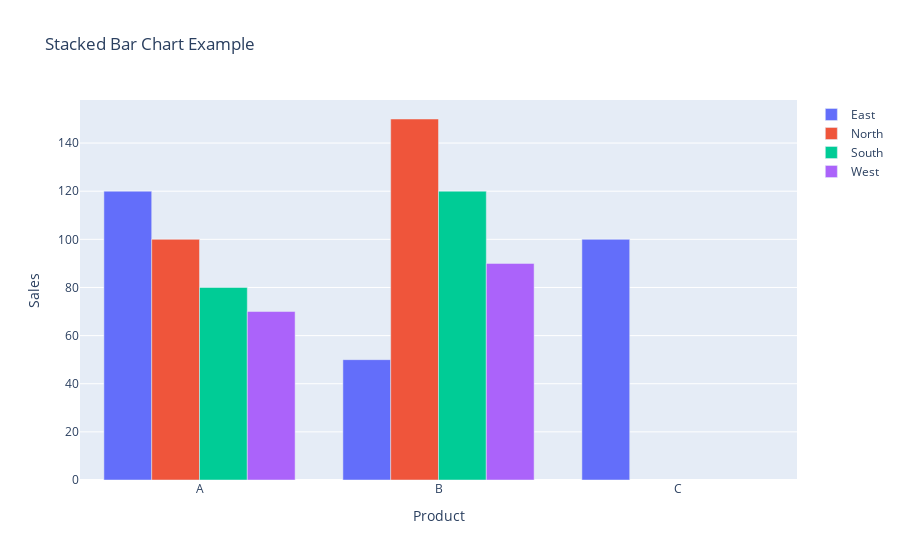

The notebook cell saved with this chart:
### Code cell
data = {
    'Region': ['North', 'North', 'South', 'South', 'East', 'East', 'West', 'West', 'East'],
    'Product': ['A', 'B', 'A', 'B', 'A', 'B', 'A', 'B', 'C'],
    'Sales': [100, 150, 80, 120, 120, 50, 70, 90, 100]
}

df = pd.DataFrame(data)

# Using the function to create a vertical stacked bar chart
plot_group_bar_chart(dataframe=df, x_column='Region', values_column='Sales', group_column='Product',
                       title='Stacked Bar Chart Example')

### Figure 1 — Plotly figure (JSON) as saved in the notebook; plotly's stock layout.template omitted (floating-point values rounded to 4 significant figures)
{"data": [{"marker": {"colorscale": [[0, "#440154"], [0.1111, "#482878"], [0.2222, "#3e4989"], [0.3333, "#31688e"], [0.4444, "#26828e"], [0.5556, "#1f9e89"], [0.6667, "#35b779"], [0.7778, "#6ece58"], [0.8889, "#b5de2b"], [1, "#fde725"]]}, "name": "East", "type": "bar", "x": ["A", "B", "C"], "y": [120, 50, 100]}, {"marker": {"colorscale": [[0, "#440154"], [0.1111, "#482878"], [0.2222, "#3e4989"], [0.3333, "#31688e"], [0.4444, "#26828e"], [0.5556, "#1f9e89"], [0.6667, "#35b779"], [0.7778, "#6ece58"], [0.8889, "#b5de2b"], [1, "#fde725"]]}, "name": "North", "type": "bar", "x": ["A", "B", "C"], "y": [100, 150, null]}, {"marker": {"colorscale": [[0, "#440154"], [0.1111, "#482878"], [0.2222, "#3e4989"], [0.3333, "#31688e"], [0.4444, "#26828e"], [0.5556, "#1f9e89"], [0.6667, "#35b779"], [0.7778, "#6ece58"], [0.8889, "#b5de2b"], [1, "#fde725"]]}, "name": "South", "type": "bar", "x": ["A", "B", "C"], "y": [80, 120, null]}, {"marker": {"colorscale": [[0, "#440154"], [0.1111, "#482878"], [0.2222, "#3e4989"], [0.3333, "#31688e"], [0.4444, "#26828e"], [0.5556, "#1f9e89"], [0.6667, "#35b779"], [0.7778, "#6ece58"], [0.8889, "#b5de2b"], [1, "#fde725"]]}, "name": "West", "type": "bar", "x": ["A", "B", "C"], "y": [70, 90, null]}], "layout": {"showlegend": true, "title": {"text": "Stacked Bar Chart Example"}, "xaxis": {"title": {"text": "Product"}}, "yaxis": {"title": {"text": "Sales"}}}}
